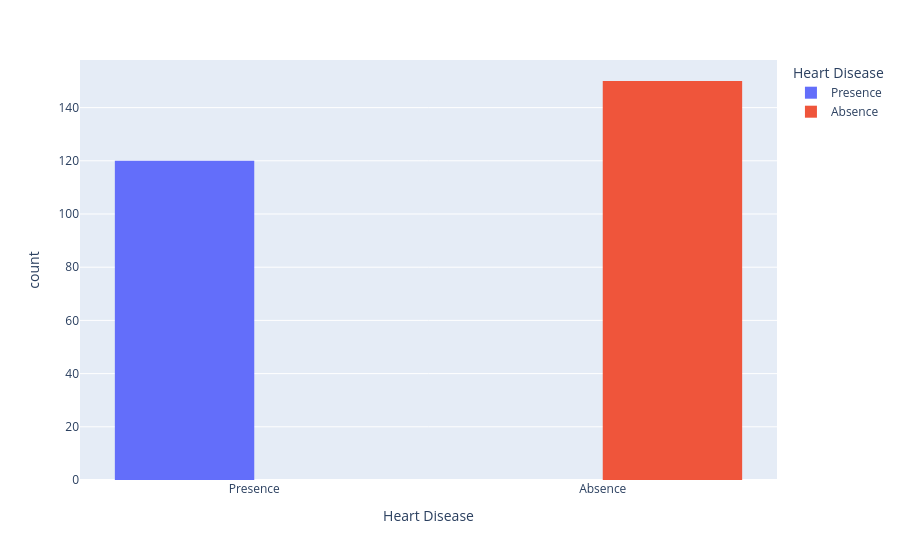

Notebook code for this chart:
### Code cell
import pandas as pd
import plotly.express as px

tabela = pd.read_csv('Heart_Disease_Prediction.csv')
display(tabela.head())
print(tabela.info())

grafico = px.histogram(tabela, x='Heart Disease', color='Heart Disease', barmode='group')
grafico.show()

### Figure 1 — Plotly figure (JSON) as saved in the notebook; plotly's stock layout.template omitted (floating-point values rounded to 4 significant figures; data arrays with more than 128 entries replaced by an {"elided": "..."} marker saying what was removed)
{"data": [{"alignmentgroup": "True", "bingroup": "x", "hovertemplate": "Heart Disease=%{x}<br>count=%{y}<extra></extra>", "legendgroup": "Presence", "marker": {"color": "#636efa", "pattern": {"shape": ""}}, "name": "Presence", "offsetgroup": "Presence", "orientation": "v", "showlegend": true, "type": "histogram", "x": ["Presence", "Presence", "Presence", "Presence", "Presence", "Presence", "Presence", "Presence", "Presence", "Presence", "Presence", "Presence", "Presence", "Presence", "Presence", "Presence", "Presence", "Presence", "Presence", "Presence", "Presence", "Presence", "Presence", "Presence", "Presence", "Presence", "Presence", "Presence", "Presence", "Presence", "Presence", "Presence", "Presence", "Presence", "Presence", "Presence", "Presence", "Presence", "Presence", "Presence", "Presence", "Presence", "Presence", "Presence", "Presence", "Presence", "Presence", "Presence", "Presence", "Presence", "Presence", "Presence", "Presence", "Presence", "Presence", "Presence", "Presence", "Presence", "Presence", "Presence", "Presence", "Presence", "Presence", "Presence", "Presence", "Presence", "Presence", "Presence", "Presence", "Presence", "Presence", "Presence", "Presence", "Presence", "Presence", "Presence", "Presence", "Presence", "Presence", "Presence", "Presence", "Presence", "Presence", "Presence", "Presence", "Presence", "Presence", "Presence", "Presence", "Presence", "Presence", "Presence", "Presence", "Presence", "Presence", "Presence", "Presence", "Presence", "Presence", "Presence", "Presence", "Presence", "Presence", "Presence", "Presence", "Presence", "Presence", "Presence", "Presence", "Presence", "Presence", "Presence", "Presence", "Presence", "Presence", "Presence", "Presence", "Presence", "Presence", "Presence"], "xaxis": "x", "yaxis": "y"}, {"alignmentgroup": "True", "bingroup": "x", "hovertemplate": "Heart Disease=%{x}<br>count=%{y}<extra></extra>", "legendgroup": "Absence", "marker": {"color": "#EF553B", "pattern": {"shape": ""}}, "name": "Absence", "offsetgroup": "Absence", "orientation": "v", "showlegend": true, "type": "histogram", "x": {"elided": "150 str values"}, "xaxis": "x", "yaxis": "y"}], "layout": {"barmode": "group", "legend": {"title": {"text": "Heart Disease"}, "tracegroupgap": 0}, "margin": {"t": 60}, "xaxis": {"anchor": "y", "categoryarray": ["Presence", "Absence"], "categoryorder": "array", "domain": [0, 1], "title": {"text": "Heart Disease"}}, "yaxis": {"anchor": "x", "domain": [0, 1], "title": {"text": "count"}}}}
